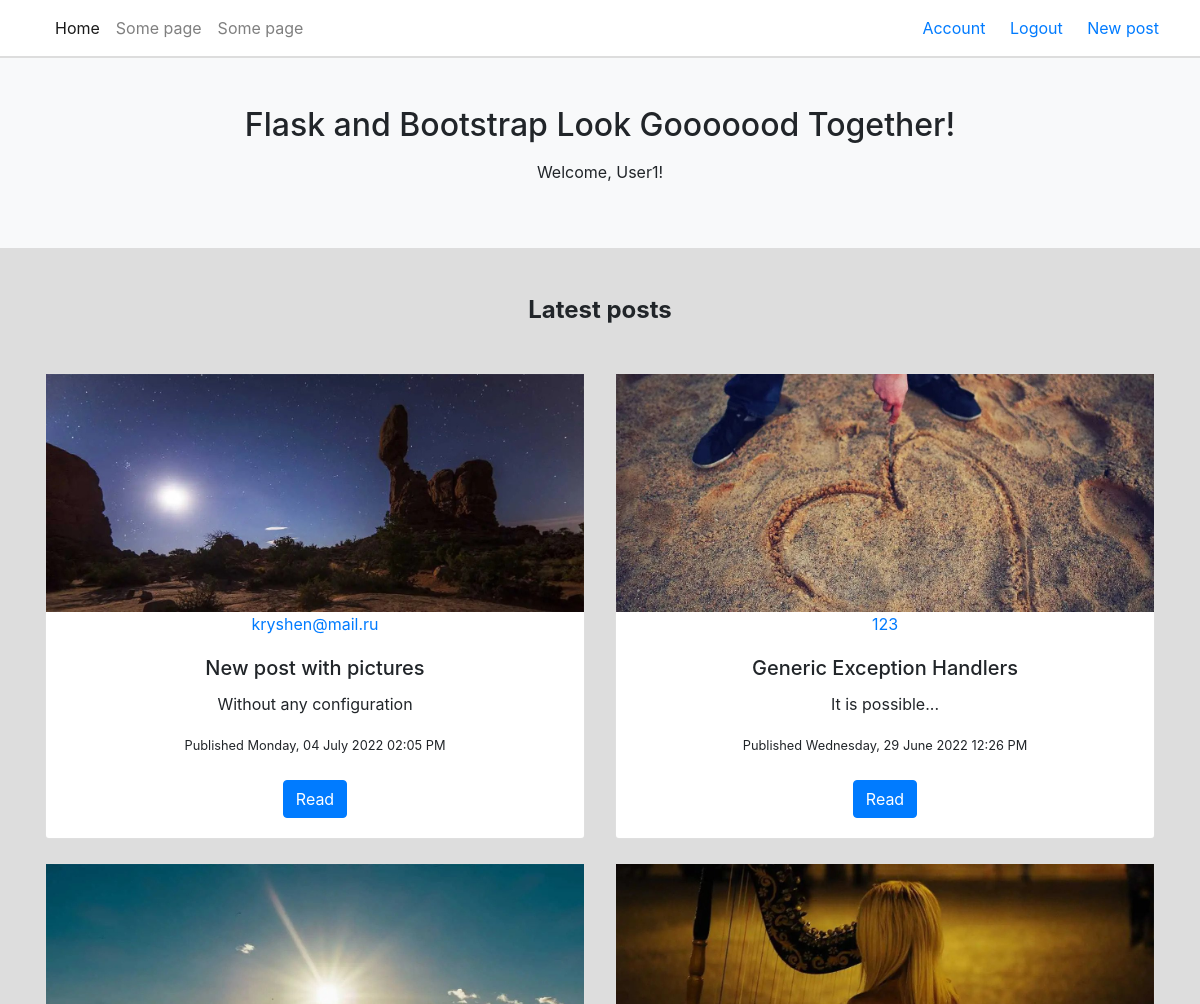
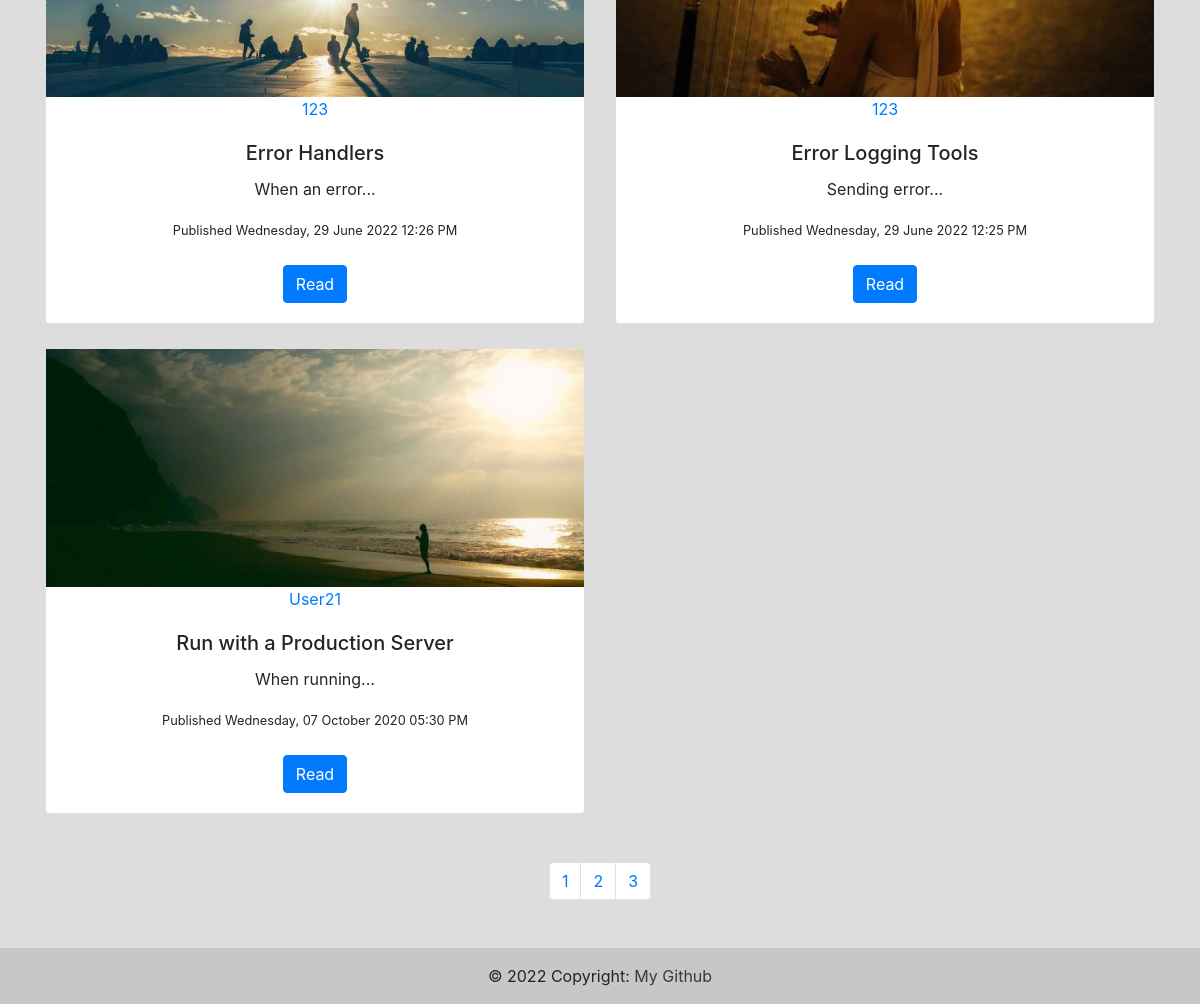
Page /post/all (signed in) on the committed database (2 pictures, top to bottom).
### FlaskBlog/models.py (models this page shows, shortened)
class User(db.Model, UserMixin):
    id = db.Column(db.Integer, primary_key=True)
    username = db.Column(db.String(20), unique=True, nullable=False)
    email = db.Column(db.String(120), unique=True, nullable=False)
    image_file = db.Column(db.String(20), nullable=False,
                           default='default.png')
    password = db.Column(db.String(60), nullable=False)
    posts = db.relationship('Post', backref='author', lazy=True)

class Post(db.Model):
    id = db.Column(db.Integer, primary_key=True)
    title = db.Column(db.String(100), nullable=False)
    date_posted = db.Column(db.DateTime, nullable=False,
                            default=datetime.utcnow)
    content = db.Column(db.Text, nullable=False)
    user_id = db.Column(db.Integer, db.ForeignKey('user.id'), nullable=False)
    post_image = db.Column(db.String(20), nullable=True, default='071.jpg')

### FlaskBlog/postapp/routes.py (the view)
@posts.route("/post/all")
@login_required
def postfeed():
    page = request.args.get('page', 1, type=int)
    posts = Post.query.order_by(Post.date_posted.desc()). \
        paginate(page=page, per_page=5)
    post_iter = 1
    return render_template('home.html', posts=posts, post_iter=post_iter)

### FlaskBlog/models.py (called while the page is built)
@login_manager.user_loader
def load_user(user_id):
    return User.query.get(int(user_id))

### FlaskBlog/templates/home.html (shortened to what this page needs)
{% extends "layout.html" %}
{% block content %}
  <main class="my-5">
    <div class="container">
      <section class="text-center">
        <h4 class="mb-5"><strong>Latest posts</strong></h4>
{% include "postfeed.html" %}
      </section>
    </div>
  </main>
{% endblock content %}

### FlaskBlog/templates/layout.html (shortened to what this page needs)
<!DOCTYPE html>
<html lang="en">
<head>
    <link href="//netdna.bootstrapcdn.com/bootstrap/4.0.0/css/bootstrap.min.css" rel="stylesheet" id="bootstrap-css">
</head>
<body>
<header>
    <nav class="navbar navbar-expand-lg navbar-light bg-white fixed-top">
      <div class="container-fluid">
        <div class="collapse navbar-collapse" id="navbarExample01">
          <ul class="navbar-nav me-auto mb-2 mb-lg-0">
            <li class="nav-item active">
              <a class="nav-link" aria-current="page" href="/">Home</a>
            </li>
            <li class="nav-item">
              <a class="nav-link" href="/" rel="nofollow"
                target="_blank">Some page</a>
            </li>
            <li class="nav-item">
              <a class="nav-link" href="/" target="_blank">Some page</a>
            </li>
          </ul>
        </div>
          <div class="align-right">
              {% if current_user.is_authenticated %}
              <a class="u-button-style u-nav-link u-text-active-palette-1-base u-text-white u-text-hover-palette-2-base"
                       href="{{url_for('users.account')}}" style="padding: 10px;">
                        Account
              </a>
              <a class="u-button-style u-nav-link u-text-active-palette-1-base u-text-white u-text-hover-palette-2-base"
                       href="{{url_for('users.logout')}}" style="padding: 10px;">
                        Logout
              </a>
              <a class="u-button-style u-nav-link u-text-active-palette-1-base u-text-white u-text-hover-palette-2-base"
                       href="{{url_for('posts.new_post')}}" style="padding: 10px;">
                        New post
              </a>
              {% endif %}
          </div>
      </div>
    </nav>
    <div id="intro" class="p-5 text-center bg-light">
      <h1 class="mb-3 h2">Flask and Bootstrap Look Gooooood Together!</h1>
      {% if current_user.is_authenticated %}
      <p class="mb-3">Welcome, {{ current_user.username }}!</p>
      {% endif %}
    </div>
  </header>
{% block content %} {% endblock content %}
  <footer class="bg-light text-lg-start">
    <div class="text-center p-3" style="background-color: rgba(0, 0, 0, 0.2);">
      © 2022 Copyright:
      <a class="text-dark" href="https://github.com/valentinafomina/">My Github</a>
    </div>
  </footer>
</body>
</html>

### FlaskBlog/templates/postfeed.html (shortened to what this page needs)
<div class="row gx-5">
{% for post in posts.items %}
          <div class="col-md-6 mb-4">
            <div class="card">
              <div class="bg-image hover-overlay ripple" data-mdb-ripple-color="light">
                <img src="{{ url_for('static', filename='images/' +
                                            post.post_image)}}" class="img-fluid justify-content-center max-width: 100%" width="1500" max-height="250"/>
                <a href="{{ url_for('users.user_posts', username=post.author.username) }}" id="author"
                   class="text-decoration-none">{{ post.author.username }}</a>
              </div>
              <div class="card-body">
                <h5 class="card-title" >{{ post.title }}</h5>
                <p class="card-text">
                  {{ post.content|truncate(20) }}
                </p>
                <small>Published {{ post.date_posted.strftime('%A, %d %B %Y %I:%M %p') }}</small>
                <br>
                <br>
                <a href="{{ url_for('posts.view_post', post_id=post.id) }}" class="btn btn-primary">Read</a>
              </div>
            </div>
          </div>
  {% endfor %}
  </div>
      <nav class="my-4" aria-label="...">
        <ul class="pagination pagination-circle justify-content-center">
          {% for page_num in posts.iter_pages(left_edge=1, right_edge=1, left_current=1, right_current=2) %}
            {% if page_num %}
              {% if page_num != page_num.page %}
          <li class="page-item"><a class="page-link" href="{{ url_for('main.home', page=page_num) }}">{{ page_num }}</a></li>
              {% else %}
          <li class="page-item active" aria-current="page">
            <a class="page-link" href="#">2 <span class="sr-only">{{ page_num }}</span></a>
          </li>
              {% endif %}
            {% else %}
          <li class="page-item"><a class="page-link" href="#">...</a></li>
          {% endif %}
          {% endfor %}

### FlaskBlog/templates/layout.html (style rules this page uses)
body { background-color:#ddd; }
.bg-white { background-color:#fff; }
#intro { margin-top: 58px; }

### rows in the picture
User: username "User1"
Post: post_image (picture), author.username "kryshen@mail.ru", title "New post with pictures", content "Without any configuration", date_posted "Monday, 04 July 2022 02:05 PM"
Post: post_image (picture), author.username "123", title "Generic Exception Handlers", content "It is possible...", date_posted "Wednesday, 29 June 2022 12:26 PM"
Post: post_image (picture), author.username "123", title "Error Handlers", content "When an error...", date_posted "Wednesday, 29 June 2022 12:26 PM"
Post: post_image (picture), author.username "123", title "Error Logging Tools", content "Sending error...", date_posted "Wednesday, 29 June 2022 12:25 PM"
Post: post_image (picture), author.username "User21", title "Run with a Production Server", content "When running...", date_posted "Wednesday, 07 October 2020 05:30 PM"

### other values in the picture
{{ page_num }} "1" "2" "3"
